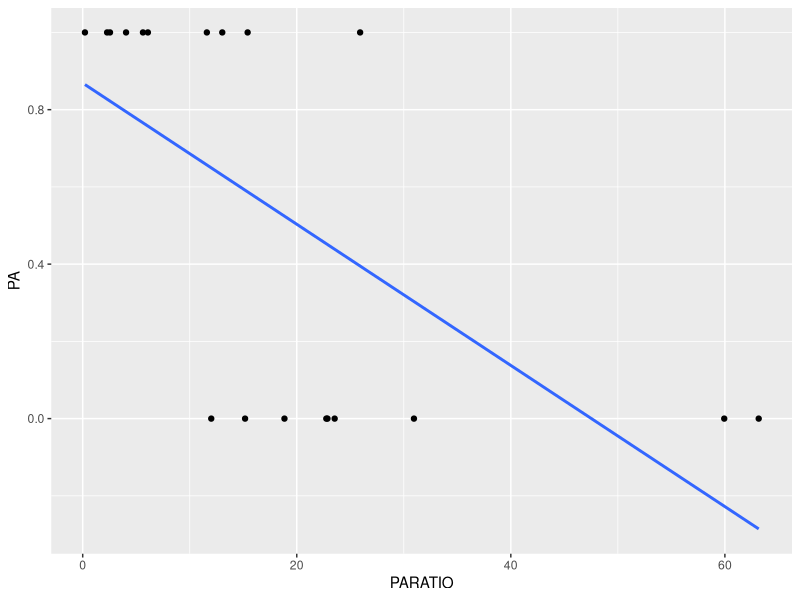
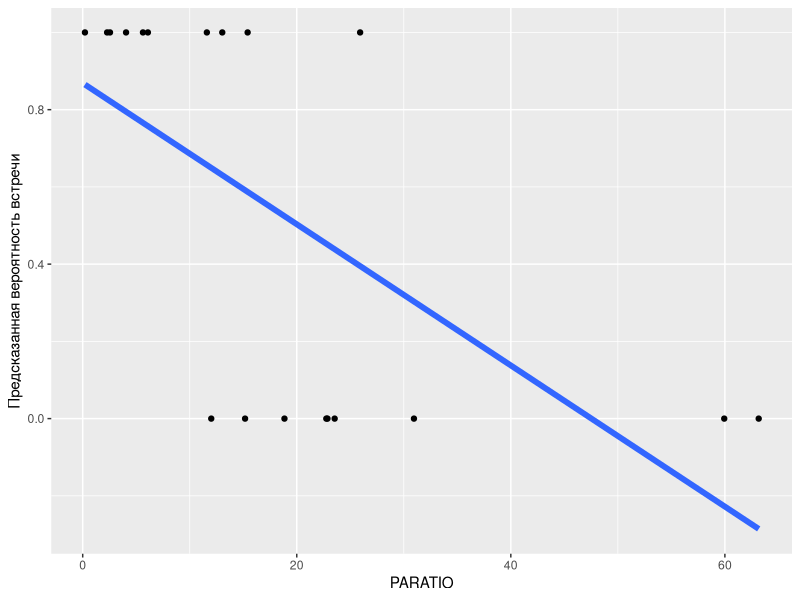
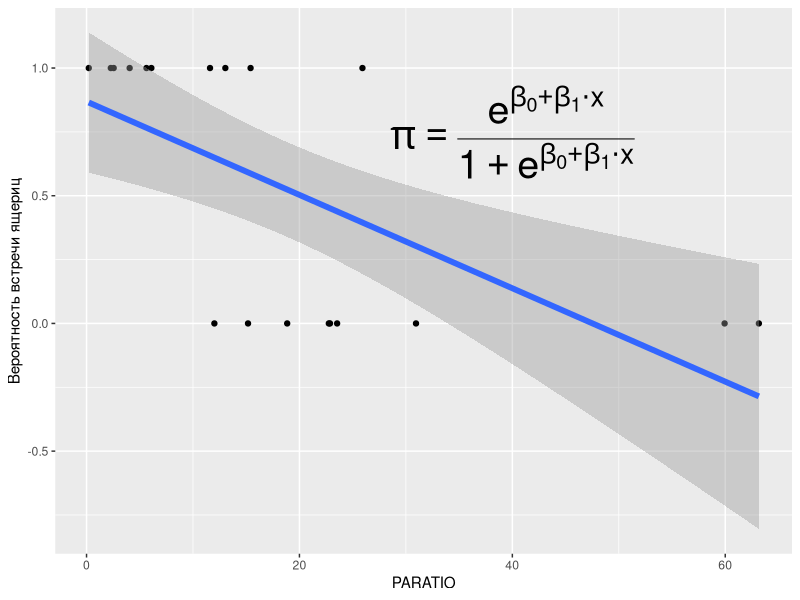
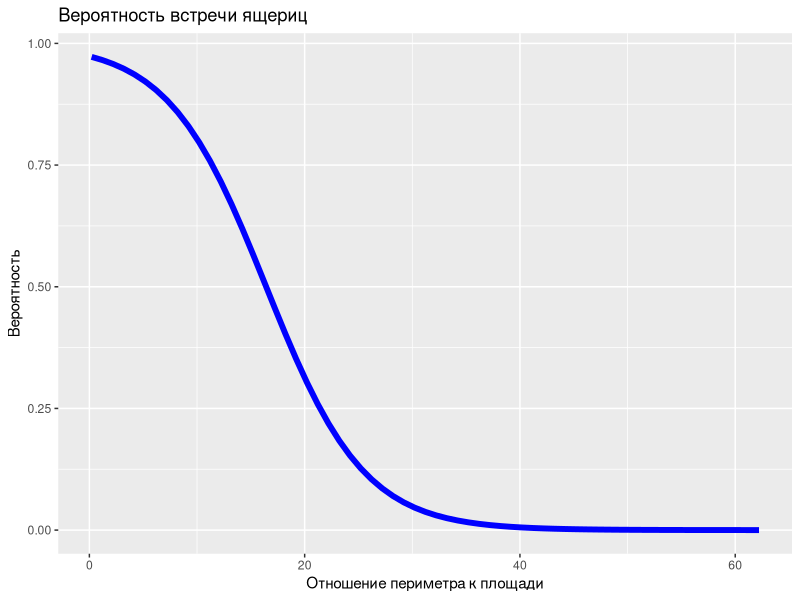
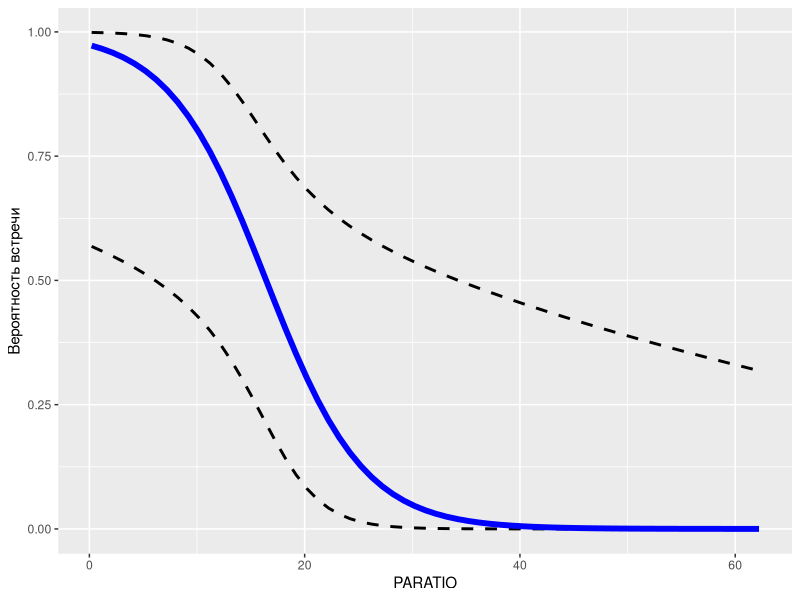

These figures' R source, in order: (Note: this script raises an error after producing the figures.)
## ---- chunk 1
#-- RUN THE FRAGMENT BETWEEN LINES BEFORE COMPILING MARKDOWN
# to configure markdown parsing
options(markdown.extensions = c("no_intra_emphasis", "tables", "fenced_code", "autolink", "strikethrough", "lax_spacing", "space_headers", "latex_math"))
#------
# output options
options(width = 70, scipen = 6, digits = 3)

# to render cyrillics in plots use cairo pdf
options(device = function(file, width = 7, height = 7, ...) {
  cairo_pdf(tempfile(), width = width, height = height, ...)
  })
library(knitr)
# chunk default options
opts_chunk$set(fig.align='center', tidy = FALSE, fig.width = 7, fig.height = 3)
## ---- chunk 2
liz <- read.csv("polis.csv")
head(liz)
## ---- chunk 3
fit <- lm(PA ~ PARATIO, data = liz)
summary(fit)
## ---- chunk 4
library(ggplot2)

ggplot(liz, aes(x=PARATIO, y=PA)) + geom_point() + geom_smooth(method="lm", se=FALSE)
## ---- chunk 5

ggplot(liz, aes(x=PARATIO, y=PA)) + geom_smooth(method="glm", family="binomial", se=FALSE, size = 2) + ylab("Предсказанная вероятность встречи") + geom_point()
## ---- chunk 6
liz_model <- glm(PA ~ PARATIO , family="binomial", data = liz)
summary(liz_model)
## ---- chunk 7
summary(liz_model)
## ---- chunk 8
(Dev_resid <- -2*as.numeric(logLik(liz_model))) #Остаточная девианса

(Dev_nul <- -2*as.numeric(logLik(update(liz_model, ~-PARATIO)))) #Нулевая девианса
## ---- chunk 9
(G2 <- Dev_nul - Dev_resid)
## ---- chunk 10
#Остаточная девианса
Dev_resid <- -2*as.numeric(logLik(liz_model)) 

#Нулевая девианса
Dev_nul <- -2*as.numeric(logLik(update(liz_model, ~-PARATIO)))

# Значение критерия 
(G2 <- Dev_nul - Dev_resid)

(p_value <- 1 - pchisq(G2, df = 1))

## ---- chunk 11
anova(liz_model, test="Chi")


## ---- chunk 12
coef(liz_model)
## ---- chunk 13
exp(coef(liz_model)[2])
## ---- chunk 14
ggplot(liz, aes(x=PARATIO, y=PA)) + geom_point() + geom_smooth(method="glm", family="binomial", se=TRUE, size = 2) + ylab("Вероятность встречи ящериц") + annotate("text", x=40, y=0.75, parse=TRUE, label = "pi == frac(e ^ {beta[0]+beta[1] %.% x}, 1 + e ^ {beta[0]+beta[1] %.% x})", size = 10)
## ---- chunk 15
confint(liz_model) # для логитов
exp(confint(liz_model)) # для отношения шансов 

## ---- chunk 16
MyData <- data.frame(PARATIO = 
        seq(min(liz$PARATIO), max(liz$PARATIO)))

MyData$Predicted <- predict(liz_model, 
                            newdata = MyData, 
                            type = "response")

ggplot(MyData, aes(x = PARATIO, y = Predicted)) + 
  geom_line(size=2, color = "blue") + 
  xlab("Отношение периметра к площади") + 
  ylab ("Вероятность") + 
  ggtitle("Вероятность встречи ящериц")

## ---- chunk 17
# Создаем искуственный набор данных
MyData <- data.frame(PARATIO = seq(min(liz$PARATIO), max(liz$PARATIO)))

# Формируем модельную матрицу для искуственно созданных данных
X <- model.matrix( ~ PARATIO, data = MyData)

## ---- chunk 18
# Вычисляем параметры подобранной модели и ее матрицу ковариаций
betas    <- coef(liz_model) # Векор коэффицентов
Covbetas <- vcov(liz_model) # Ковариационная матрица

# Вычисляем предсказанные значения, перемножая модельную матрицу на вектор 
# коэффициентов
MyData$eta <- X %*% betas
## ---- chunk 19
# Переводим предсказанные значения из логитов в вероятности
MyData$Pi  <- exp(MyData$eta) / (1 + exp(MyData$eta))

## ---- chunk 20
# Вычисляем стандартные отшибки путем перемножения матриц
  MyData$se <- sqrt(diag(X %*% Covbetas %*% t(X)))

# Вычисляем доверительные интервалы
MyData$CiUp  <- exp(MyData$eta + 1.96 *MyData$se) / 
  (1 + exp(MyData$eta  + 1.96 *MyData$se))

MyData$CiLow  <- exp(MyData$eta - 1.96 *MyData$se) / 
  (1 + exp(MyData$eta  - 1.96 *MyData$se))


## ---- chunk 21
ggplot(MyData, aes(x = PARATIO, y = Pi)) + 
  geom_line(aes(x = PARATIO, y = CiUp), 
            linetype = 2, size = 1) + 
  geom_line(aes(x = PARATIO, y = CiLow), 
            linetype = 2, size = 1) + 
  geom_line(color = "blue", size=2) + 
  ylab("Вероятность встречи")
## ---- chunk 22
surviv <- read.table("ICU.csv", header=TRUE, sep=";")
head(surviv)
## ---- chunk 23
surviv$PO2 <- factor(surviv$PO2)
surviv$PH <- factor(surviv$PH)
surviv$PCO <- factor(surviv$PCO)
surviv$BIC <- factor(surviv$BIC)
surviv$CRE <- factor(surviv$CRE)
surviv$LOC <- factor(surviv$LOC)
## ---- chunk 24
M1 <- glm(STA ~ ., family = "binomial", data = surviv)
summary(M1)
## ---- chunk 25
anova(M1, test = "Chi")

## ---- chunk 26
M2 <- glm(formula = STA ~ AGE + CAN + SYS + TYP + PH + PCO + LOC, family = "binomial",   data = surviv)

# M2 вложена в M1 следовательно их можно сравнить тестом отношения правдоподобий
anova(M1, M2, test = "Chi")
## ---- chunk 27
exp(coef(M2)[3])
## ---- chunk 28
MyData = expand.grid(AGE = seq(min(surviv$AGE), max(surviv$AGE), 1), CAN = levels(surviv$CAN),  SYS = seq(min(surviv$SYS), max(surviv$SYS), 10),  TYP =  "Emergency", PH = "1", PCO = "1", LOC ="1") 

MyData$Predicted <- predict(M2, newdata = MyData, type = "response")



ggplot(MyData, aes(x=SYS, y = Predicted, color = AGE, group = AGE)) + geom_line() + facet_grid(~ CAN, labeller = label_both) + scale_color_gradient(low = "green",  high = "red") + labs(label = list(x = "Давление в момент реанимации (SYS)", y = "Вероятность гибели", color = "Возраст", title = "Предсказания модели"))


## ---- chunk 29
M2_diag <- data.frame(.fitted = predict(M2), 
    .pears_resid = residuals(M2, type = "pearson"))

ggplot(M2_diag, aes(x = .fitted, y = .pears_resid)) + 
  geom_point() + geom_smooth(se = FALSE)
## ---- chunk 30
ggplot(M2_diag, aes(x = .pears_resid)) + geom_histogram(fill = "blue", color = "black", bin = 0.2) + geom_vline(xintercept = 0, size = 1.2)
## ---- chunk 31
#Формируем искусственный набор данных
MyData = expand.grid(
  AGE = seq(min(surviv$AGE), 
            max(surviv$AGE), 1), 
  CAN = levels(surviv$CAN),
  SYS = seq(min(surviv$SYS), 
            max(surviv$SYS), 10),  
  TYP =  levels(surviv$TYP), 
  PH = levels(surviv$PH), 
  PCO = levels(surviv$PCO), 
  LOC =levels(surviv$LOC)
  )

# Предсказываем для этих данных вероятности 
# гибели в соответствии с моделью M2
Predicted <-predict(M2, newdata = MyData, 
                    type ="response") 

# Вычисляем долю нулей, ожидаемую 
# в соответствии с биномиальным 
# распределением
Zero_perc <- sum((1-Predicted))/
  (sum((1-Predicted)) + 
    sum((Predicted))) * 100
